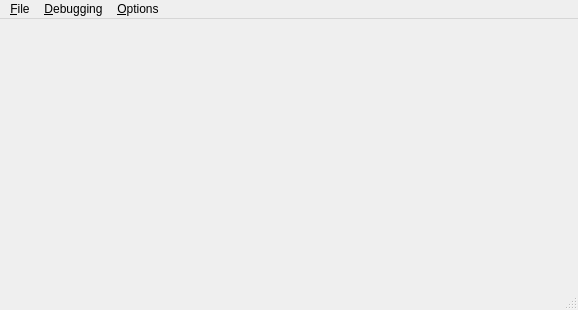
<ui version="4.0" >
 <class>MainWindow</class>
 <widget class="QMainWindow" name="MainWindow" >
  <property name="geometry" >
   <rect>
    <x>0</x>
    <y>0</y>
    <width>578</width>
    <height>310</height>
   </rect>
  </property>
  <property name="windowTitle" >
   <string>Command Logger</string>
  </property>
  <widget class="QWidget" name="centralwidget" />
  <widget class="QMenuBar" name="uiMenuBar" >
   <property name="geometry" >
    <rect>
     <x>0</x>
     <y>0</y>
     <width>578</width>
     <height>19</height>
    </rect>
   </property>
   <widget class="QMenu" name="uiDebugMENU" >
    <property name="title" >
     <string>&amp;Debugging</string>
    </property>
    <addaction name="uiNoDebugACT" />
    <addaction name="separator" />
    <addaction name="uiDebugLowACT" />
    <addaction name="uiDebugMidACT" />
    <addaction name="uiDebugHighACT" />
   </widget>
   <widget class="QMenu" name="uiScriptingMENU" >
    <property name="title" >
     <string>&amp;File</string>
    </property>
    <addaction name="uiNewScriptACT" />
    <addaction name="uiOpenScriptACT" />
    <addaction name="separator" />
    <addaction name="uiRunScriptACT" />
   </widget>
   <widget class="QMenu" name="uiFileMENU" >
    <property name="title" >
     <string>&amp;Options</string>
    </property>
    <addaction name="uiHintingEnabledACT" />
    <addaction name="separator" />
    <addaction name="uiSaveLogACT" />
    <addaction name="uiClearLogACT" />
   </widget>
   <addaction name="uiScriptingMENU" />
   <addaction name="uiDebugMENU" />
   <addaction name="uiFileMENU" />
  </widget>
  <widget class="QStatusBar" name="statusbar" />
  <action name="uiSaveLogACT" >
   <property name="text" >
    <string>&amp;Save Log...</string>
   </property>
  </action>
  <action name="uiDebugLevel0ACT" >
   <property name="checkable" >
    <bool>true</bool>
   </property>
   <property name="text" >
    <string>Level 0</string>
   </property>
  </action>
  <action name="uiDebugLevel1ACT" >
   <property name="checkable" >
    <bool>true</bool>
   </property>
   <property name="text" >
    <string>Level 1</string>
   </property>
  </action>
  <action name="uiDebugLevel2ACT" >
   <property name="checkable" >
    <bool>true</bool>
   </property>
   <property name="text" >
    <string>Level 2</string>
   </property>
  </action>
  <action name="uiDebugLevel3ACT" >
   <property name="checkable" >
    <bool>true</bool>
   </property>
   <property name="text" >
    <string>Level 3</string>
   </property>
  </action>
  <action name="uiNoDebugACT" >
   <property name="checkable" >
    <bool>true</bool>
   </property>
   <property name="text" >
    <string>&amp;Disabled</string>
   </property>
  </action>
  <action name="uiDebugLowACT" >
   <property name="checkable" >
    <bool>true</bool>
   </property>
   <property name="text" >
    <string>&amp;Low Level</string>
   </property>
  </action>
  <action name="uiDebugMidACT" >
   <property name="checkable" >
    <bool>true</bool>
   </property>
   <property name="text" >
    <string>&amp;Mid Level</string>
   </property>
  </action>
  <action name="uiDebugHighACT" >
   <property name="checkable" >
    <bool>true</bool>
   </property>
   <property name="text" >
    <string>&amp;High Level</string>
   </property>
  </action>
  <action name="uiClearLogACT" >
   <property name="text" >
    <string>&amp;Clear Log</string>
   </property>
  </action>
  <action name="uiNewScriptACT" >
   <property name="text" >
    <string>&amp;New Script</string>
   </property>
  </action>
  <action name="uiOpenScriptACT" >
   <property name="text" >
    <string>&amp;Open Script...</string>
   </property>
  </action>
  <action name="uiRunScriptACT" >
   <property name="text" >
    <string>&amp;Run Script...</string>
   </property>
  </action>
  <action name="uiHintingEnabledACT" >
   <property name="checkable" >
    <bool>true</bool>
   </property>
   <property name="checked" >
    <bool>true</bool>
   </property>
   <property name="text" >
    <string>Use &amp;Auto-Complete</string>
   </property>
  </action>
 </widget>
 <resources/>
 <connections/>
</ui>
